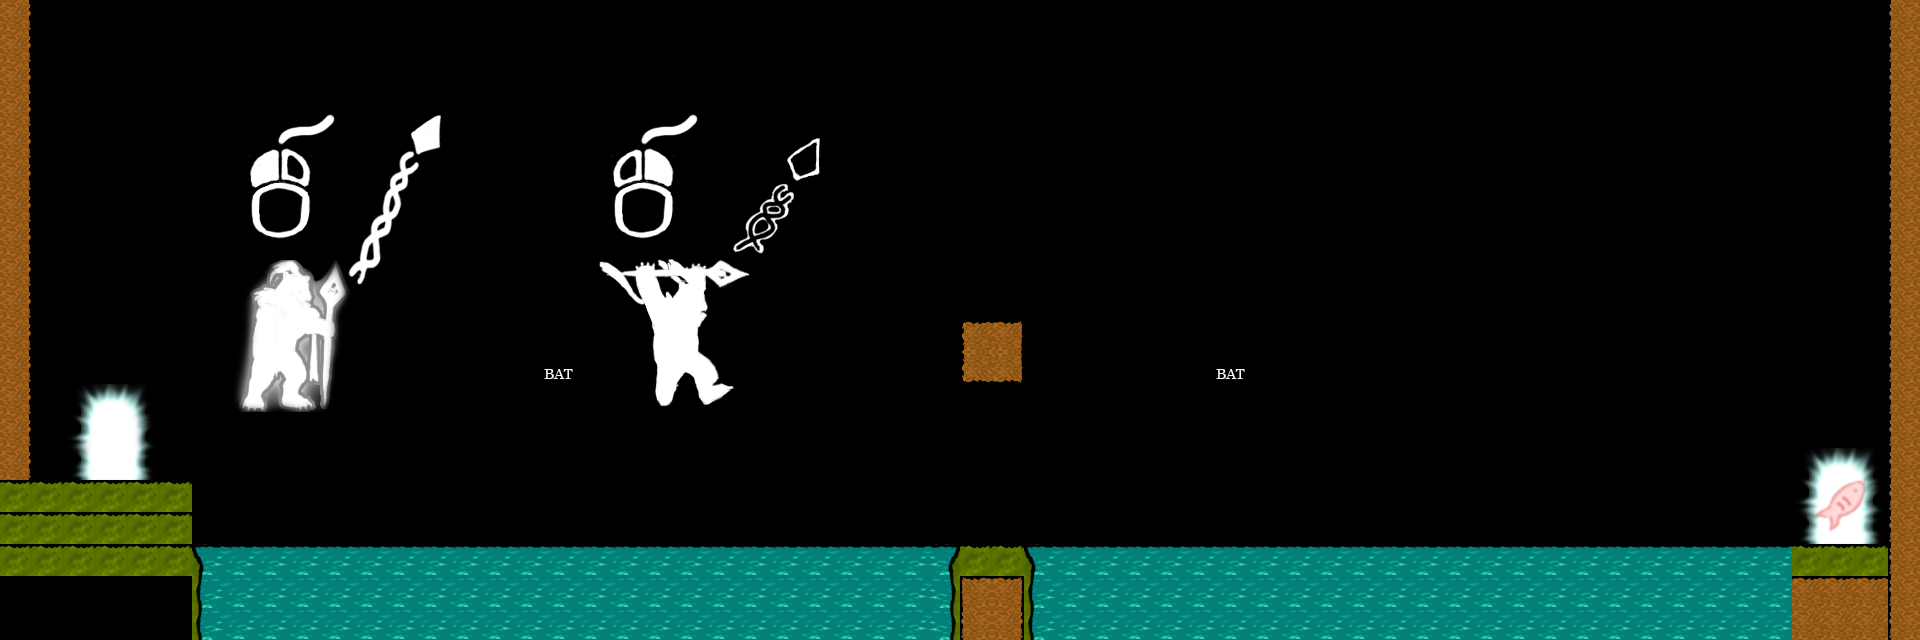

A 2D game scene composited from a Tiled map and its tileset images. What follows is a short description and the map's XML, with each tile layer's data collapsed to a summary:
An orthogonal 60x20 tile map with 32x32 px tiles, 3 tile layers (background, foreground, object), 3 tilesets.

<map version="1.0" orientation="orthogonal" width="60" height="20" tilewidth="32" tileheight="32">
 <tileset firstgid="1" source="forestTiles.tsx" />
 <tileset firstgid="217" source="instructions.tsx" />
 <tileset firstgid="1017" source="salmonTiles.tsx" />
 <layer name="background" width="60" height="20">
  <data>[1200 cells, 150 non-empty, 150 distinct tile ids]</data>
 </layer>
 <layer name="foreground" width="60" height="20">
  <data>[1200 cells, 332 non-empty, 134 distinct tile ids]</data>
 </layer>
 <layer name="object" width="60" height="20">
  <data>[1200 cells, 2 non-empty, 1 distinct tile ids]</data>
 </layer>
</map>
